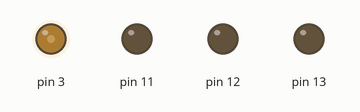
Simulated run of this sketch. Board: Arduino Uno, built with avr-gcc and run on an emulated ATmega328P. Parts: output pins drawn as LEDs (lit = HIGH).

Above: at 0.05 s.
At 0.55 s:
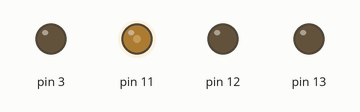
At 1.05 s:
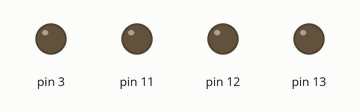
At 1.3 s:
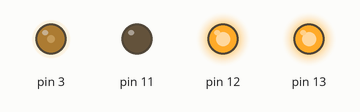
At 1.6 s:
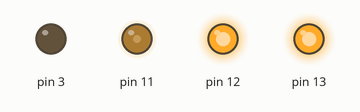
At 2.15 s:
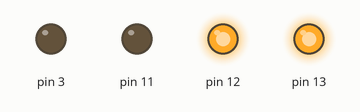
Timing chart, 0 to 5.1 s (numbered marks = the images above):
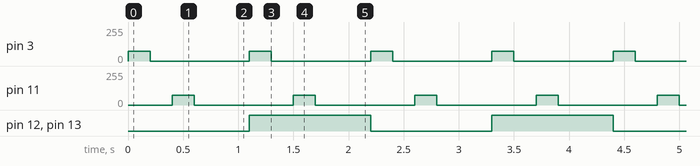

The sketch:

main.ino
```cpp
bool isFirstTurn = true;

void setup() {

  // Pins de direção
  // 12 -> A
  pinMode(12, OUTPUT);
  // 13 -> B
  pinMode(13, OUTPUT);

  // Pins de velocidade
  // 3 -> A
  pinMode(3, OUTPUT);
  // 11 -> B
  pinMode(11, OUTPUT);

  digitalWrite(3, LOW);
  digitalWrite(11, LOW);
  digitalWrite(12, LOW);
  digitalWrite(13, LOW);
}

void loop() {
  analogWrite(3, 75);
  delay(200);
  analogWrite(3, 0);
  delay(200);
  analogWrite(11, 75);
  delay(200);
  analogWrite(11, 0);
  delay(500);
  if(isFirstTurn) {
    digitalWrite(12, HIGH);
    digitalWrite(13, HIGH);
    isFirstTurn = false;
  } else {
    digitalWrite(12, LOW);
    digitalWrite(13, LOW);
    isFirstTurn = true;
  }
}
```

Measured:
- by itself, pin 3, pin 11: alternates 75/255 for 0.20 s and 0/255 for 0.90 s
- by itself, pin 12, pin 13: alternates HIGH for 1.1 s and LOW for 1.1 s
